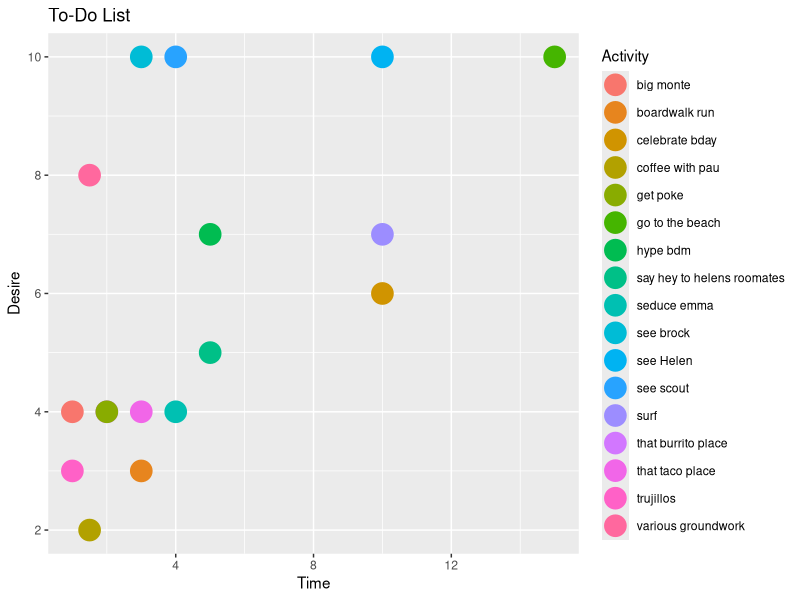

Generate this figure with R: (Note: this script raises an error after producing the figure.)
library(dplyr)
library(ggplot2)
library(tidyverse)
library(maps)


desire<-read.csv("san.dan.csv")

desire<-desire %>% 
  rename("Time" = estimated.time..hours.,
         "Desire" = desire.1.10.,
         "Activity" = activity)

plot_desire<-ggplot(data = desire)+
  geom_point(mapping = aes(x=Time,
                           y=Desire,
                           color = Activity),
             size = 7)+
  ggtitle("To-Do List")

table<-kable(desire)

total<- nrow(desire)

tot.time<-sum(desire$Time)

want_most<-desire %>% 
  filter(Desire == max(Desire)) %>% 
  select(Activity)

time_in_sd<-107
free_time_in_sd<-time_in_sd-tot.time
free_time_df<- tibble("Time"=free_time_in_sd, "Activity"= "EXTRA TIME")

desire_for_pie<-desire %>% 
  subset(select = c("Time", "Activity")) %>% 
  full_join(free_time_df)

pie<-ggplot(data = desire_for_pie)+
  geom_col(mapping = aes(x="",
                         y=Time, 
                         fill = Activity),color="white")+
  coord_polar("y", start=0)+
  theme_void()+
  ggtitle("Pie chart of allocation of all 107 hours in San Diego")
